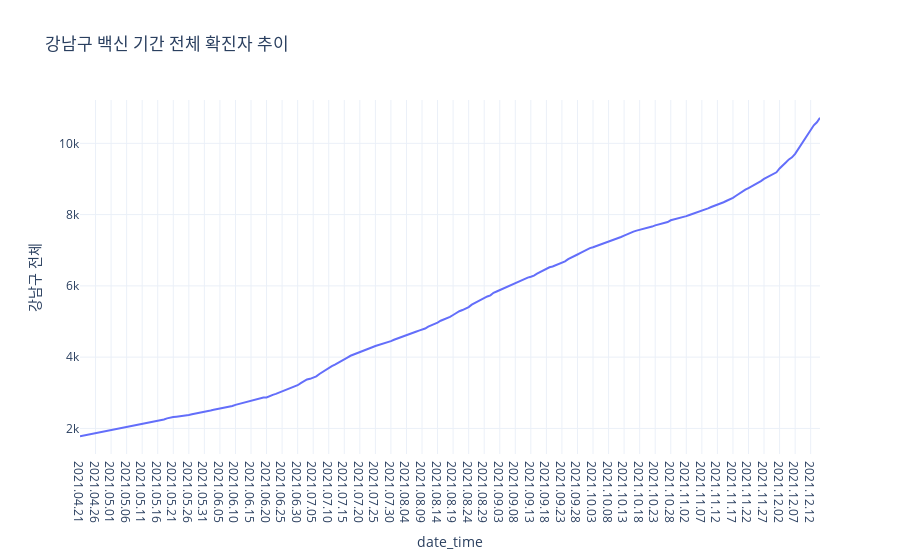

Here is the notebook cell this chart was saved with:
### Code cell
fig = px.line(confirmed_area_v, x="date_time", y="강남구 전체", title = "강남구 백신 기간 전체 확진자 추이")
fig.show()

### Figure 1 — Plotly figure (JSON) as saved in the notebook; plotly's stock layout.template omitted (floating-point values rounded to 4 significant figures; data arrays with more than 128 entries replaced by an {"elided": "..."} marker saying what was removed)
{"data": [{"hovertemplate": "date_time=%{x}<br>강남구 전체=%{y}<extra></extra>", "legendgroup": "", "line": {"color": "#636efa", "dash": "solid"}, "marker": {"symbol": "circle"}, "mode": "lines", "name": "", "orientation": "v", "showlegend": false, "type": "scatter", "x": {"elided": "240 str values"}, "xaxis": "x", "y": {"elided": "240 int values"}, "yaxis": "y"}], "layout": {"legend": {"tracegroupgap": 0}, "title": {"text": "강남구 백신 기간 전체 확진자 추이"}, "xaxis": {"anchor": "y", "domain": [0, 1], "title": {"text": "date_time"}}, "yaxis": {"anchor": "x", "domain": [0, 1], "title": {"text": "강남구 전체"}}}}
